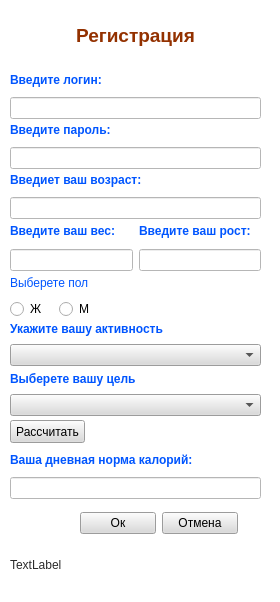
<?xml version="1.0" encoding="UTF-8"?>
<ui version="4.0">
 <class>Form</class>
 <widget class="QWidget" name="Form">
  <property name="geometry">
   <rect>
    <x>0</x>
    <y>0</y>
    <width>280</width>
    <height>602</height>
   </rect>
  </property>
  <property name="windowTitle">
   <string>Form</string>
  </property>
  <property name="styleSheet">
   <string notr="true">background-color: rgb(255, 255, 255);</string>
  </property>
  <widget class="QWidget" name="layoutWidget">
   <property name="geometry">
    <rect>
     <x>10</x>
     <y>120</y>
     <width>251</width>
     <height>49</height>
    </rect>
   </property>
   <layout class="QVBoxLayout" name="verticalLayout_2">
    <item>
     <widget class="QLabel" name="label_keyword">
      <property name="styleSheet">
       <string notr="true">font: 10pt &quot;Book Antiqua&quot;;</string>
      </property>
      <property name="text">
       <string>&lt;html&gt;&lt;head/&gt;&lt;body&gt;&lt;p&gt;&lt;span style=&quot; font-weight:600; color:#0055ff;&quot;&gt;Введите пароль:&lt;/span&gt;&lt;/p&gt;&lt;/body&gt;&lt;/html&gt;</string>
      </property>
     </widget>
    </item>
    <item>
     <widget class="QLineEdit" name="lineEdit_keywod">
      <property name="styleSheet">
       <string notr="true">font: 10pt &quot;Book Antiqua&quot;;</string>
      </property>
     </widget>
    </item>
   </layout>
  </widget>
  <widget class="QWidget" name="layoutWidget_2">
   <property name="geometry">
    <rect>
     <x>10</x>
     <y>170</y>
     <width>251</width>
     <height>49</height>
    </rect>
   </property>
   <layout class="QVBoxLayout" name="verticalLayout_3">
    <item>
     <widget class="QLabel" name="label_age">
      <property name="styleSheet">
       <string notr="true">font: 10pt &quot;Book Antiqua&quot;;</string>
      </property>
      <property name="text">
       <string>&lt;html&gt;&lt;head/&gt;&lt;body&gt;&lt;p&gt;&lt;span style=&quot; font-weight:600; color:#0055ff;&quot;&gt;Введиет ваш возраст:&lt;/span&gt;&lt;/p&gt;&lt;/body&gt;&lt;/html&gt;</string>
      </property>
     </widget>
    </item>
    <item>
     <widget class="QLineEdit" name="lineEdit_age">
      <property name="styleSheet">
       <string notr="true">font: 10pt &quot;Book Antiqua&quot;;</string>
      </property>
     </widget>
    </item>
   </layout>
  </widget>
  <widget class="QPushButton" name="pushButton_calc">
   <property name="geometry">
    <rect>
     <x>10</x>
     <y>420</y>
     <width>75</width>
     <height>23</height>
    </rect>
   </property>
   <property name="styleSheet">
    <string notr="true">background-color: rgb(218, 218, 218);
font: 9pt &quot;Book Antiqua&quot;;</string>
   </property>
   <property name="text">
    <string>Рассчитать</string>
   </property>
  </widget>
  <widget class="QWidget" name="layoutWidget_5">
   <property name="geometry">
    <rect>
     <x>10</x>
     <y>370</y>
     <width>251</width>
     <height>46</height>
    </rect>
   </property>
   <layout class="QVBoxLayout" name="verticalLayout_9">
    <item>
     <widget class="QLabel" name="label_activity_2">
      <property name="styleSheet">
       <string notr="true">font: 10pt &quot;Book Antiqua&quot;;</string>
      </property>
      <property name="text">
       <string>&lt;html&gt;&lt;head/&gt;&lt;body&gt;&lt;p&gt;&lt;span style=&quot; font-weight:600; color:#0055ff;&quot;&gt;Выберете вашу цель&lt;/span&gt;&lt;/p&gt;&lt;/body&gt;&lt;/html&gt;</string>
      </property>
     </widget>
    </item>
    <item>
     <widget class="QComboBox" name="comboBox_activity_2">
      <property name="styleSheet">
       <string notr="true">background-color: rgb(218, 218, 218);font: 9pt &quot;Book Antiqua&quot;;</string>
      </property>
     </widget>
    </item>
   </layout>
  </widget>
  <widget class="QWidget" name="layoutWidget">
   <property name="geometry">
    <rect>
     <x>10</x>
     <y>70</y>
     <width>251</width>
     <height>49</height>
    </rect>
   </property>
   <layout class="QVBoxLayout" name="verticalLayout">
    <item>
     <widget class="QLabel" name="label_login">
      <property name="styleSheet">
       <string notr="true">font: 10pt &quot;Book Antiqua&quot;;</string>
      </property>
      <property name="text">
       <string>&lt;html&gt;&lt;head/&gt;&lt;body&gt;&lt;p&gt;&lt;span style=&quot; font-weight:600; color:#0055ff;&quot;&gt;Введите логин:&lt;/span&gt;&lt;/p&gt;&lt;/body&gt;&lt;/html&gt;</string>
      </property>
     </widget>
    </item>
    <item>
     <widget class="QLineEdit" name="lineEdit_login">
      <property name="styleSheet">
       <string notr="true">font: 10pt &quot;Book Antiqua&quot;;</string>
      </property>
     </widget>
    </item>
   </layout>
  </widget>
  <widget class="QWidget" name="layoutWidget">
   <property name="geometry">
    <rect>
     <x>10</x>
     <y>220</y>
     <width>251</width>
     <height>51</height>
    </rect>
   </property>
   <layout class="QHBoxLayout" name="horizontalLayout">
    <item>
     <layout class="QVBoxLayout" name="verticalLayout_4">
      <item>
       <widget class="QLabel" name="label_weight">
        <property name="styleSheet">
         <string notr="true">font: 10pt &quot;Book Antiqua&quot;;</string>
        </property>
        <property name="text">
         <string>&lt;html&gt;&lt;head/&gt;&lt;body&gt;&lt;p&gt;&lt;span style=&quot; font-weight:600; color:#0055ff;&quot;&gt;Введите ваш вес:&lt;/span&gt;&lt;/p&gt;&lt;/body&gt;&lt;/html&gt;</string>
        </property>
       </widget>
      </item>
      <item>
       <widget class="QLineEdit" name="lineEdit_weight">
        <property name="styleSheet">
         <string notr="true">font: 10pt &quot;Book Antiqua&quot;;</string>
        </property>
       </widget>
      </item>
     </layout>
    </item>
    <item>
     <layout class="QVBoxLayout" name="verticalLayout_5">
      <item>
       <widget class="QLabel" name="label_hight">
        <property name="styleSheet">
         <string notr="true">font: 10pt &quot;Book Antiqua&quot;;</string>
        </property>
        <property name="text">
         <string>&lt;html&gt;&lt;head/&gt;&lt;body&gt;&lt;p&gt;&lt;span style=&quot; font-weight:600; color:#0055ff;&quot;&gt;Введите ваш рост:&lt;/span&gt;&lt;/p&gt;&lt;/body&gt;&lt;/html&gt;</string>
        </property>
       </widget>
      </item>
      <item>
       <widget class="QLineEdit" name="lineEdit_hight">
        <property name="styleSheet">
         <string notr="true">font: 10pt &quot;Book Antiqua&quot;;</string>
        </property>
       </widget>
      </item>
     </layout>
    </item>
   </layout>
  </widget>
  <widget class="QWidget" name="layoutWidget">
   <property name="geometry">
    <rect>
     <x>10</x>
     <y>273</y>
     <width>91</width>
     <height>46</height>
    </rect>
   </property>
   <layout class="QVBoxLayout" name="verticalLayout_6">
    <item>
     <widget class="QLabel" name="label_sex">
      <property name="styleSheet">
       <string notr="true">font: 10pt &quot;Book Antiqua&quot;;</string>
      </property>
      <property name="text">
       <string>&lt;html&gt;&lt;head/&gt;&lt;body&gt;&lt;p&gt;&lt;span style=&quot; color:#0055ff;&quot;&gt;Выберете пол&lt;/span&gt;&lt;/p&gt;&lt;/body&gt;&lt;/html&gt;</string>
      </property>
     </widget>
    </item>
    <item>
     <layout class="QHBoxLayout" name="horizontalLayout_2">
      <item>
       <widget class="QRadioButton" name="radioButton_f">
        <property name="toolTip">
         <string>&lt;html&gt;&lt;head/&gt;&lt;body&gt;&lt;p&gt;&lt;span style=&quot; font-weight:600; color:#0055ff;&quot;&gt;Ж&lt;/span&gt;&lt;/p&gt;&lt;/body&gt;&lt;/html&gt;</string>
        </property>
        <property name="styleSheet">
         <string notr="true">font: 8pt &quot;Book Antiqua&quot;;
</string>
        </property>
        <property name="text">
         <string>Ж</string>
        </property>
       </widget>
      </item>
      <item>
       <widget class="QRadioButton" name="radioButton_m">
        <property name="styleSheet">
         <string notr="true">font: 8pt &quot;Book Antiqua&quot;;</string>
        </property>
        <property name="text">
         <string>М</string>
        </property>
       </widget>
      </item>
     </layout>
    </item>
   </layout>
  </widget>
  <widget class="QWidget" name="layoutWidget">
   <property name="geometry">
    <rect>
     <x>10</x>
     <y>320</y>
     <width>251</width>
     <height>46</height>
    </rect>
   </property>
   <layout class="QVBoxLayout" name="verticalLayout_7">
    <item>
     <widget class="QLabel" name="label_activity">
      <property name="styleSheet">
       <string notr="true">font: 10pt &quot;Book Antiqua&quot;;</string>
      </property>
      <property name="text">
       <string>&lt;html&gt;&lt;head/&gt;&lt;body&gt;&lt;p&gt;&lt;span style=&quot; font-weight:600; color:#0055ff;&quot;&gt;Укажите вашу активность&lt;/span&gt;&lt;/p&gt;&lt;/body&gt;&lt;/html&gt;</string>
      </property>
     </widget>
    </item>
    <item>
     <widget class="QComboBox" name="comboBox_activity">
      <property name="styleSheet">
       <string notr="true">background-color: rgb(218, 218, 218);
font: 9pt &quot;Book Antiqua&quot;;</string>
      </property>
     </widget>
    </item>
   </layout>
  </widget>
  <widget class="QWidget" name="layoutWidget">
   <property name="geometry">
    <rect>
     <x>10</x>
     <y>450</y>
     <width>251</width>
     <height>49</height>
    </rect>
   </property>
   <layout class="QVBoxLayout" name="verticalLayout_8">
    <item>
     <widget class="QLabel" name="label_8">
      <property name="styleSheet">
       <string notr="true">font: 10pt &quot;Book Antiqua&quot;;</string>
      </property>
      <property name="text">
       <string>&lt;html&gt;&lt;head/&gt;&lt;body&gt;&lt;p&gt;&lt;span style=&quot; font-weight:600; color:#0055ff;&quot;&gt;Ваша дневная норма калорий:&lt;/span&gt;&lt;/p&gt;&lt;/body&gt;&lt;/html&gt;</string>
      </property>
     </widget>
    </item>
    <item>
     <widget class="QLineEdit" name="lineEdit_6">
      <property name="styleSheet">
       <string notr="true">font: 10pt &quot;Book Antiqua&quot;;</string>
      </property>
     </widget>
    </item>
   </layout>
  </widget>
  <widget class="QWidget" name="layoutWidget">
   <property name="geometry">
    <rect>
     <x>80</x>
     <y>510</y>
     <width>158</width>
     <height>26</height>
    </rect>
   </property>
   <layout class="QHBoxLayout" name="horizontalLayout_3">
    <item>
     <widget class="QPushButton" name="pushButton_ok">
      <property name="styleSheet">
       <string notr="true">background-color: rgb(218, 218, 218);
font: 9pt &quot;Book Antiqua&quot;;</string>
      </property>
      <property name="text">
       <string>Ок</string>
      </property>
     </widget>
    </item>
    <item>
     <widget class="QPushButton" name="pushButton_cancel">
      <property name="styleSheet">
       <string notr="true">background-color: rgb(218, 218, 218);
font: 9pt &quot;Book Antiqua&quot;;</string>
      </property>
      <property name="text">
       <string>Отмена</string>
      </property>
     </widget>
    </item>
   </layout>
  </widget>
  <widget class="QLabel" name="waring">
   <property name="geometry">
    <rect>
     <x>10</x>
     <y>550</y>
     <width>231</width>
     <height>31</height>
    </rect>
   </property>
   <property name="styleSheet">
    <string notr="true">font: 10pt &quot;Book Antiqua&quot;;</string>
   </property>
   <property name="text">
    <string>&lt;html&gt;&lt;head/&gt;&lt;body&gt;&lt;p&gt;&lt;span style=&quot; color:#2b2b2b;&quot;&gt;TextLabel&lt;/span&gt;&lt;/p&gt;&lt;/body&gt;&lt;/html&gt;</string>
   </property>
  </widget>
  <widget class="QLabel" name="waring_2">
   <property name="geometry">
    <rect>
     <x>20</x>
     <y>20</y>
     <width>231</width>
     <height>31</height>
    </rect>
   </property>
   <property name="styleSheet">
    <string notr="true">font: 10pt &quot;Book Antiqua&quot;;</string>
   </property>
   <property name="text">
    <string>&lt;html&gt;&lt;head/&gt;&lt;body&gt;&lt;p align=&quot;center&quot;&gt;&lt;span style=&quot; font-size:14pt; font-weight:600; color:#933100;&quot;&gt;Регистрация&lt;/span&gt;&lt;/p&gt;&lt;/body&gt;&lt;/html&gt;</string>
   </property>
  </widget>
 </widget>
 <resources/>
 <connections/>
</ui>
